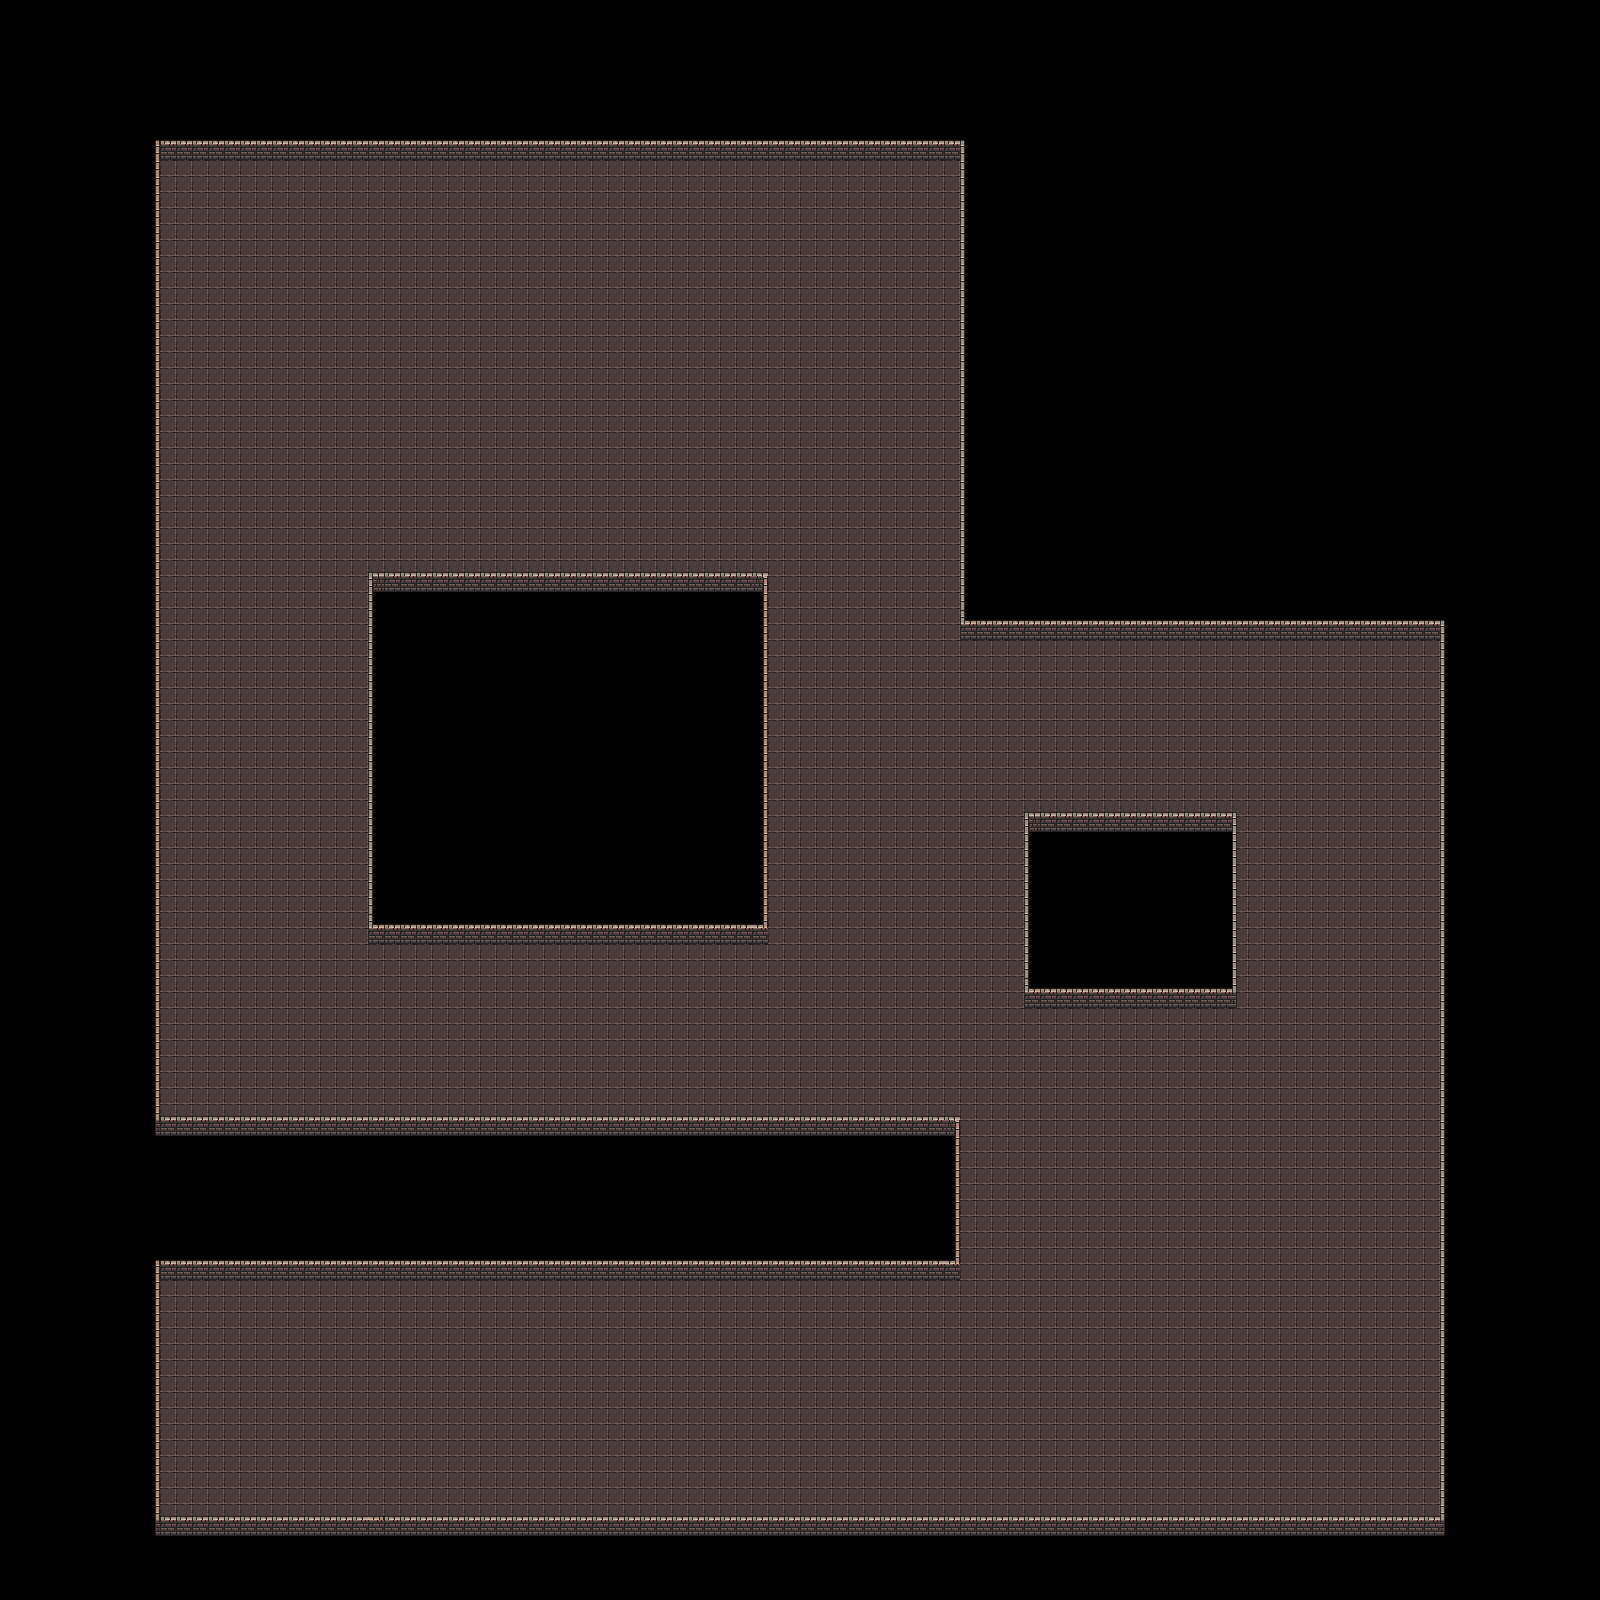

The image is a tile-based game level rendered from a .tmx file. Its description and source (layers, tilesets, objects; grid data summarised) follow:
An orthogonal 100x100 tile map with 16x16 px tiles, 2 tile layers (Ground, Walls) and 22 objects (11x ChestPoint, 11x EnemyPoint).

<map version="1.9" tiledversion="1.9.0" orientation="orthogonal" renderorder="right-down" width="100" height="100" tilewidth="16" tileheight="16" infinite="0" nextlayerid="5" nextobjectid="24">
 <editorsettings>
  <export target="dungeonMap2.json" format="json" />
 </editorsettings>
 <tileset firstgid="1" source="dungeon-16-16.tsx" />
 <layer id="1" name="Ground" width="100" height="100" locked="1">
  <data>[10000 cells, 4682 non-empty, 1 distinct tile ids]</data>
 </layer>
 <layer id="2" name="Walls" width="100" height="100" locked="1">
  <data>[10000 cells, 910 non-empty, 13 distinct tile ids]</data>
 </layer>
 <objectgroup id="3" name="Chests" locked="1">
  <object id="2" name="ChestPoint" x="630" y="519">
   <point />
  </object>
  <object id="3" name="ChestPoint" x="886" y="237">
   <point />
  </object>
  <object id="4" name="ChestPoint" x="902" y="741">
   <point />
  </object>
  <object id="5" name="ChestPoint" x="1387" y="691">
   <point />
  </object>
  <object id="6" name="ChestPoint" x="1281" y="989">
   <point />
  </object>
  <object id="7" name="ChestPoint" x="1387" y="1468">
   <point />
  </object>
  <object id="8" name="ChestPoint" x="1126" y="1271">
   <point />
  </object>
  <object id="9" name="ChestPoint" x="227" y="1475">
   <point />
  </object>
  <object id="10" name="ChestPoint" x="688" y="1082">
   <point />
  </object>
  <object id="11" name="ChestPoint" x="334" y="918">
   <point />
  </object>
  <object id="12" name="ChestPoint" x="215" y="411">
   <point />
  </object>
 </objectgroup>
 <objectgroup id="4" name="Enemies">
  <object id="13" name="EnemyPoint" x="260" y="434">
   <point />
  </object>
  <object id="14" name="EnemyPoint" x="586" y="537">
   <point />
  </object>
  <object id="15" name="EnemyPoint" x="842" y="262">
   <point />
  </object>
  <object id="16" name="EnemyPoint" x="1344" y="717">
   <point />
  </object>
  <object id="17" name="EnemyPoint" x="861" y="770">
   <point />
  </object>
  <object id="18" name="EnemyPoint" x="1319" y="1012">
   <point />
  </object>
  <object id="19" name="EnemyPoint" x="1162" y="1236">
   <point />
  </object>
  <object id="20" name="EnemyPoint" x="1348" y="1416">
   <point />
  </object>
  <object id="21" name="EnemyPoint" x="280" y="1438">
   <point />
  </object>
  <object id="22" name="EnemyPoint" x="637" y="1034">
   <point />
  </object>
  <object id="23" name="EnemyPoint" x="286" y="919">
   <point />
  </object>
 </objectgroup>
</map>
